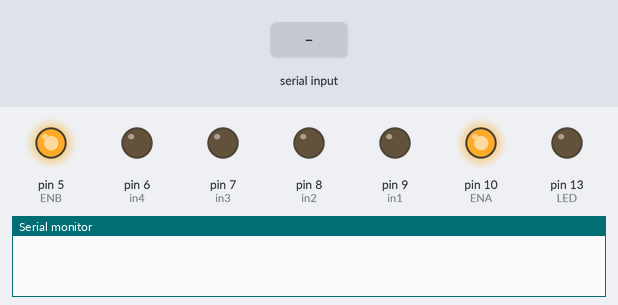
A sketch run on a simulated Arduino Uno, built with avr-gcc and run on an emulated ATmega328P. Parts: output pins drawn as LEDs (lit = HIGH), the last lines printed to the serial monitor. Inputs (shaded band) come from the test bench.

Above: at 1.2 s.
1.3 s: "90,45\n" received over Serial
At 2.0 s:
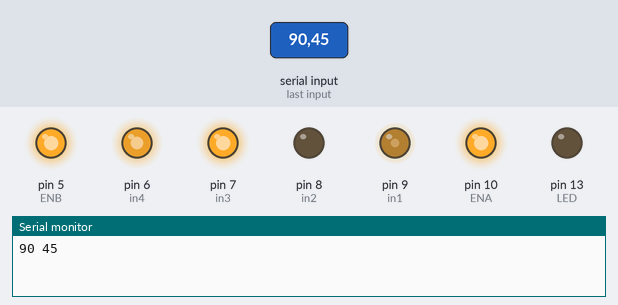
2.8 s: "30,150\n" received over Serial
At 3.2 s:
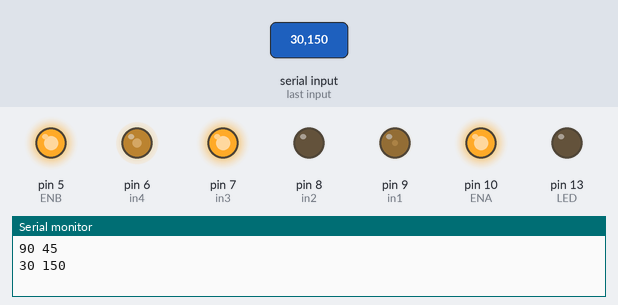
4.3 s: "5\n" received over Serial
At 6.0 s:
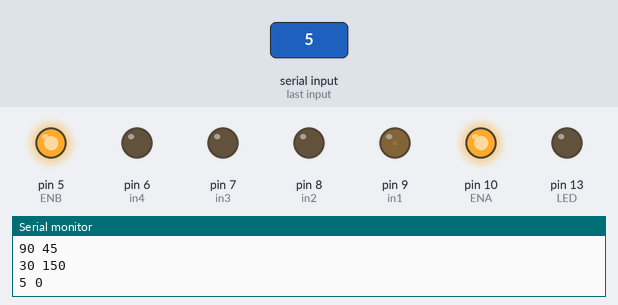
6.8 s: "90\n" received over Serial
At 9.0 s:
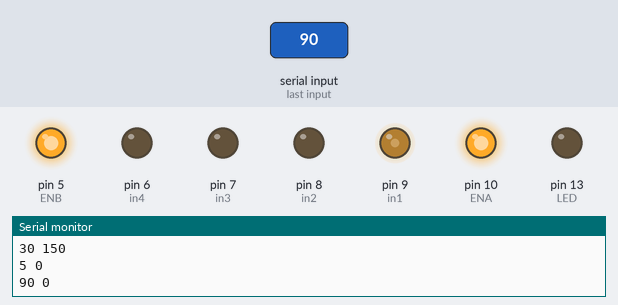
9.3 s: "200\n" received over Serial
At 11.1 s:
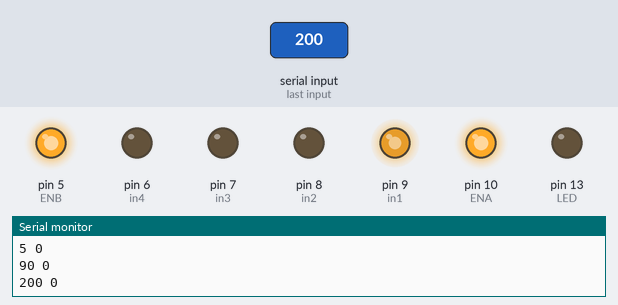
11.8 s: "1,90\n" received over Serial
At 12.3 s:
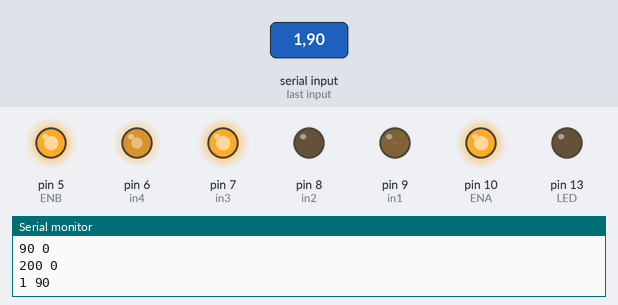
Timing chart, 0 to 14.3 s (numbered marks = the images above; inputs shaded):
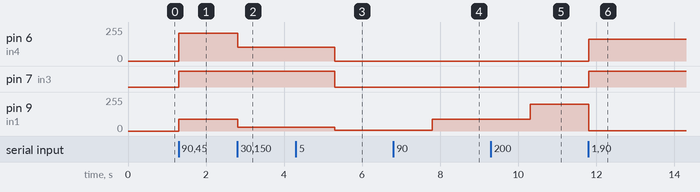

The sketch:

bluetooth_car_new.ino
```cpp
//www.elegoo.com
//2016.09.12

//int receiverpin = 12;
int LED = 13;
volatile int state = LOW;
char getstr;
int in1 = 9;
int in2 = 8; // digital
int in3 = 7; // digital
int in4 = 6;
int ENA = 10;
int ENB = 5;
int ABS = 135;
float vr;
float vl;
unsigned long time;

void simple_drive(int vr, int vl) {

  if (vr < 0)
    analogWrite(in1, 255 - abs(vr) /* map(fabs(vel), 0, 100, 255, 0)*/);
  else
    analogWrite(in1, abs(vr) /* map(fabs(vel), 0, 100, 255, 0)*/);
  digitalWrite(in2, vr >= 0 ? LOW : HIGH);

  // left
  if (vl > 0)
    analogWrite(in4, 255 - abs(vl) /* map(fabs(vel), 0, 100, 255, 0)*/);
  else
    analogWrite(in4, abs(vl) /* map(fabs(vel), 0, 100, 255, 0)*/);
  digitalWrite(in3, vl > 0 ? HIGH : LOW);
}

void drive(int omega, int vel) {
  vr = (vel + omega) / 2;
  vl = vel - vr;
  // right
  analogWrite(in2, vr /*map(fabs(vel), 0, 100, 0, 255)*/);
  digitalWrite(in1, vel >= 0 ? LOW : HIGH);

  // left
  analogWrite(in3, vl /* map(fabs(vel), 0, 100, 255, 0)*/);
  digitalWrite(in4, vel > 0 ? HIGH : LOW);
}

void _mStop()
{
  digitalWrite(ENA,LOW);
  digitalWrite(ENB,LOW);
  Serial.println("STOP!");
}

void setup()
{
  pinMode(LED, OUTPUT);
  Serial.begin(9600);
  pinMode(in1, OUTPUT);
  pinMode(in2, OUTPUT);
  pinMode(in3, OUTPUT);
  pinMode(in4, OUTPUT);
  pinMode(ENA, OUTPUT);
  pinMode(ENB, OUTPUT);

  digitalWrite(ENA, HIGH);
  digitalWrite(ENB, HIGH);
  //_mStop();

  //simple_drive(100, 100);
  //while(true);
}
void loop()
{
  /*
    getstr=Serial.read();
    if(getstr=='f')
    {
    _mForward();
    }
    else if(getstr=='b')
    {
    _mBack();
    delay(200);
    }
    else if(getstr=='l')
    {
    _mleft();
    delay(200);
    }
    else if(getstr=='r')
    {
    _mright();
    delay(200);
    }
    else if(getstr=='s')
    {
    _mStop();
    }
    else if(getstr=='A')
    {
    stateChange();
    } */
  if (Serial.available() > 0) {
    int v1 = Serial.parseInt();
    int v2 = Serial.parseInt();
    int vr = v1;
    int vl = v2;
    simple_drive(vr, vl);
    Serial.println(String(vr) + ' ' + vl);
    //analogWrite(in2, abs(vr));
    //digitalWrite(in1, vr >= 0 ? LOW : HIGH);

    delay(10);
    while (Serial.available() > 0)
      Serial.read();
    //Serial.print("Time: ");
    //time = millis();
    //Serial.println(time);
  }
}
```

Measured:
- after the input at 1.3 s, pin 6 (in4): 0/255 → 210/255 at once; pin 7 (in3): LOW → HIGH at once; pin 9 (in1): 0/255 → 90/255 at once
- after the input at 2.8 s, pin 6 (in4): 210/255 → 105/255 at once; pin 9 (in1): 90/255 → 30/255 at once
- after the input at 4.3 s, pin 6 (in4): 105/255 → 0/255 after 1.0 s; pin 7 (in3): HIGH → LOW after 1.0 s; pin 9 (in1): 30/255 → 5/255 after 1.0 s
- after the input at 6.8 s, pin 9 (in1): 5/255 → 90/255 after 1.0 s
- after the input at 9.3 s, pin 9 (in1): 90/255 → 200/255 after 1.0 s
- after the input at 11.8 s, pin 6 (in4): 0/255 → 165/255 at once; pin 7 (in3): LOW → HIGH at once; pin 9 (in1): 200/255 → 1/255 at once
